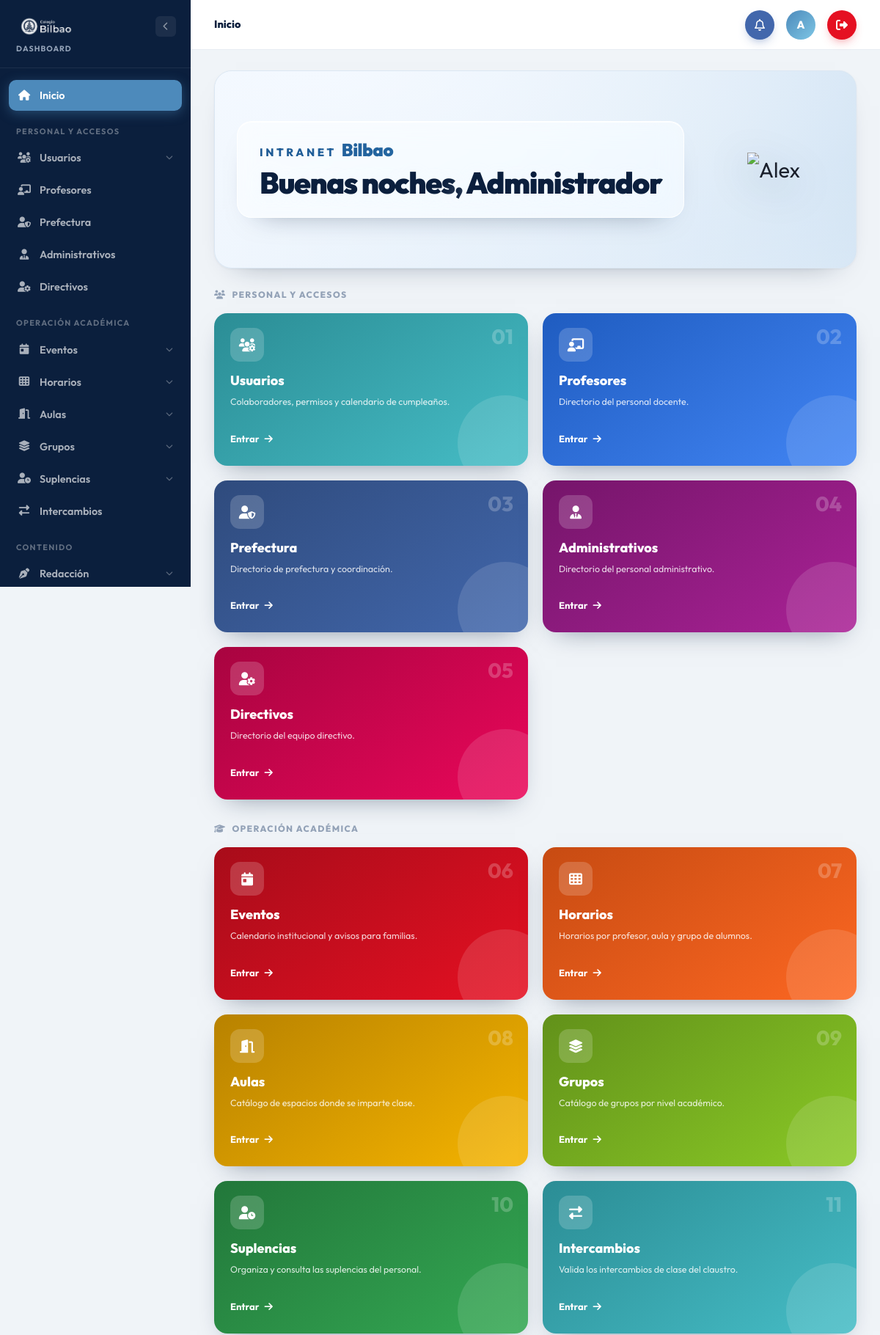
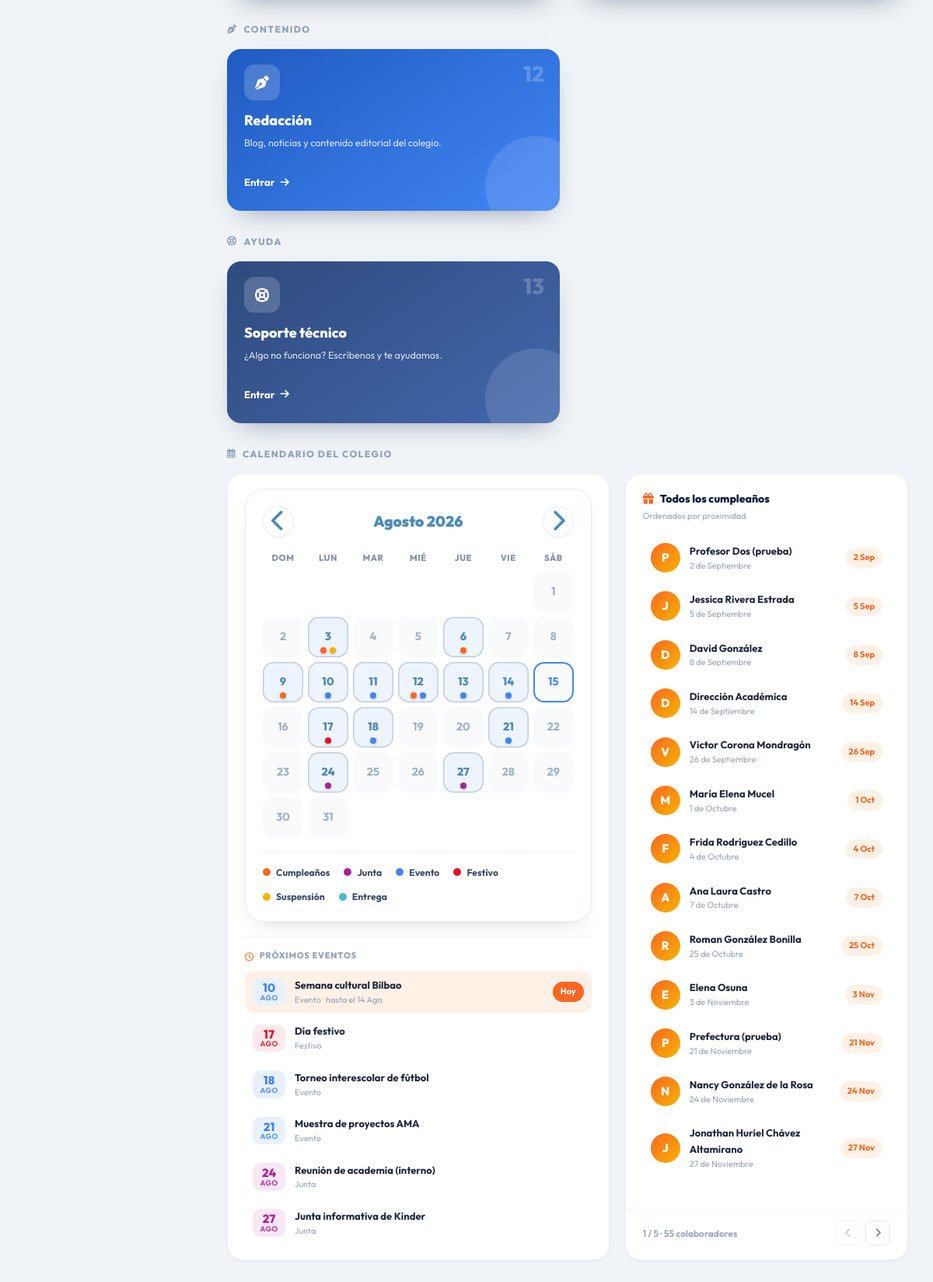
/dashboard (signed in), run on the app's committed database (2 pictures, top to bottom).
### tables this page shows
CREATE TABLE eventos (
    id          INT UNSIGNED NOT NULL AUTO_INCREMENT,
    fecha       DATE         NOT NULL,
    fecha_fin   DATE         NULL,
    tipo        ENUM('festivo','evento','junta','entrega','suspension') NOT NULL DEFAULT 'evento',
    titulo      VARCHAR(160) NOT NULL,
    descripcion TEXT         NULL,
     
     
     
    audiencia   ENUM('interno','familias','estudiantes') NOT NULL DEFAULT 'interno',
     
    niveles     SET('Maternal','Kinder','Primaria','Secundaria','Bachillerato') NULL,
    creado_en   TIMESTAMP    NOT NULL DEFAULT CURRENT_TIMESTAMP,
    PRIMARY KEY (id),
    KEY idx_fecha (fecha),
    KEY idx_audiencia (audiencia)
);

CREATE TABLE usuarios (
    id               INT UNSIGNED  NOT NULL AUTO_INCREMENT,
    nombre           VARCHAR(120)  NOT NULL,
    email            VARCHAR(180)  NOT NULL,
    password         VARCHAR(255)  NOT NULL,
    rol              ENUM('administrador','usuario') NOT NULL DEFAULT 'usuario',
    rol_redaccion    ENUM('revisor','editor') NULL,   
     
     
     
     
    tipo_personal    SET('profesor','prefecto','administrativo','directivo') NULL,
     
     
     
     
    niveles          SET('Maternal','Kinder','Primaria','Secundaria','Bachillerato') NULL,
    puede_suplir     TINYINT(1)    NOT NULL DEFAULT 1,  
    modulos          VARCHAR(255)  NULL,           
    fecha_nacimiento DATE          NULL,           
    avatar           VARCHAR(255)  NULL,
    ultimo_acceso    DATETIME      NULL,
    creado_en        TIMESTAMP     NOT NULL DEFAULT CURRENT_TIMESTAMP,
    PRIMARY KEY (id),
    UNIQUE KEY uq_email (email)
);

### views/blog/home.php (the view, shortened to what the rows shown need)
<?php
$now = new \DateTime();
$hour = (int)$now->format('H');
if ($hour < 12)      $saludo = 'Buenos días';
elseif ($hour < 18)  $saludo = 'Buenas tardes';
else                 $saludo = 'Buenas noches';
$nombreCompleto = $_SESSION['blog_usuario']['nombre'] ?? 'Colaborador';
$nombreCorto    = explode(' ', trim($nombreCompleto))[0];
$mesesEs = ['Ene','Feb','Mar','Abr','May','Jun','Jul','Ago','Sep','Oct','Nov','Dic'];
$mesesLg = ['Enero','Febrero','Marzo','Abril','Mayo','Junio','Julio','Agosto','Septiembre','Octubre','Noviembre','Diciembre'];
$hoyMD  = $now->format('m-d');
$todayDoy = (int)$now->format('z');
$bdaySorted = [];
foreach (($cumpleanosAll ?? []) as $c) {
    $md = str_pad((string)$c->mes, 2, '0', STR_PAD_LEFT) . '-' . str_pad((string)$c->dia, 2, '0', STR_PAD_LEFT);
    $bd  = \DateTime::createFromFormat('!Y-n-j', $now->format('Y') . "-{$c->mes}-{$c->dia}");
    $doy = $bd ? (int)$bd->format('z') : 999;
    $bdaySorted[] = [
        'nombre'  => $c->nombre ?? '—',
        'inicial' => mb_strtoupper(mb_substr($c->nombre ?? 'U', 0, 1)),
        'avatar'  => $c->avatar ?? '',
        'mes'     => (int)$c->mes,
        'dia'     => (int)$c->dia,
        'ord'     => ($doy - $todayDoy + 366) % 366,
        'hoy'     => ($md === $hoyMD),
    ];
}
usort($bdaySorted, fn($a, $b) => $a['ord'] <=> $b['ord']);
$hoyYmd = $now->format('Y-m-d');
$proxEventos = [];
foreach (($eventos ?? []) as $ev) {
    $finYmd = !empty($ev->fecha_fin) && $ev->fecha_fin >= $ev->fecha ? $ev->fecha_fin : $ev->fecha;
    if ($finYmd < $hoyYmd) continue;
    $ini = new \DateTime($ev->fecha);
    $proxEventos[] = [
        'titulo'  => $ev->titulo,
        'tipo'    => $ev->tipo,
        'ymd'     => $ev->fecha,
        'dia'     => (int)$ini->format('j'),
        'mes'     => $mesesEs[(int)$ini->format('n') - 1],
        'rango'   => $finYmd !== $ev->fecha,
        'finDia'  => $finYmd !== $ev->fecha ? (int)(new \DateTime($finYmd))->format('j') : null,
        'finMes'  => $finYmd !== $ev->fecha ? $mesesEs[(int)(new \DateTime($finYmd))->format('n') - 1] : null,
        'hoy'     => $ev->fecha <= $hoyYmd && $finYmd >= $hoyYmd,
    ];
}
usort($proxEventos, fn($a, $b) => strcmp($a['ymd'], $b['ymd']));
$verCumples  = !empty($bdaySorted);
$verCalendar = $verCumples || !empty($eventos);
$legendLabel = \Model\Evento::TIPO_LABEL;
?>
<div class="admin-layout">
    <div class="admin-main">
        <main class="admin-content">
            <div class="mh-hero">
                <div class="mh-hero__top">
                    <div class="mh-hero__texto">
                        <h1 class="mh-hero__title"><?= htmlspecialchars($saludo) ?>, <?= htmlspecialchars($nombreCorto) ?></h1>
                    </div>
                </div>
            </div>
            <?php if ($verCalendar): ?>
            <div class="mh-cal-row<?= $verCumples ? '' : ' mh-cal-row--solo' ?>">
                <div class="mh-panel">
                    <div class="mh-panel__body">
                        <?php if ($proxEventos): ?>
                        <div class="mh-next">
                            <div class="mh-next__list" id="mhNextList">
                                <?php foreach ($proxEventos as $i => $e): ?>
                                <div class="mh-next__item<?= $e['hoy'] ? ' is-today' : '' ?><?= $i >= 8 ? ' is-hidden' : '' ?>" data-pager-item>
                                    <span class="mh-next__date" data-type="<?= s($e['tipo']) ?>">
                                        <strong><?= $e['dia'] ?></strong>
                                        <small><?= s($e['mes']) ?></small>
                                    </span>
                                    <div class="mh-next__body">
                                        <div class="mh-next__title"><?= s($e['titulo']) ?></div>
                                        <div class="mh-next__meta">
                                            <?= s($legendLabel[$e['tipo']] ?? $e['tipo']) ?>
                                            <?php if ($e['rango']): ?> · hasta el <?= $e['finDia'] ?> <?= s($e['finMes']) ?><?php endif; ?>
                                        </div>
                                    </div>
                                    <?php if ($e['hoy']): ?><span class="mh-next__chip">Hoy</span><?php endif; ?>
                                </div>
                                <?php endforeach; ?>
                            </div>
                        </div>
                        <?php endif; ?>
                    </div>
                </div>
                <?php if ($verCumples): ?>
                <div class="mh-panel">
                    <div class="mh-panel__body" style="padding-top:12px;">
                        <div class="mh-bday-list" id="mhBdayList">
                            <?php if (empty($bdaySorted)): ?>
                                <div class="mh-empty">Aún no hay fechas de nacimiento registradas.</div>
                            <?php else: foreach ($bdaySorted as $i => $c):
                                $mes = $mesesLg[$c['mes'] - 1] ?? '';
                            ?>
                            <div class="mh-bday-item<?= $c['hoy'] ? ' is-today' : '' ?><?= $i >= 10 ? ' is-hidden' : '' ?>" data-pager-item>
                                <div class="mh-bday-ava"><?php if (!empty($c['avatar'])): ?><img src="<?= htmlspecialchars($c['avatar']) ?>" alt=""><?php else: ?><?= htmlspecialchars($c['inicial']) ?><?php endif; ?></div>
                                <div>
                                    <div class="mh-bday-name"><?= htmlspecialchars($c['nombre']) ?></div>
                                    <div class="mh-bday-date"><?= $c['dia'] ?> de <?= $mes ?></div>
                                </div>
                                <span class="mh-bday-chip<?= $c['hoy'] ? ' mh-bday-chip--today' : '' ?>"><?= $c['hoy'] ? '¡Hoy!' : $c['dia'] . ' ' . $mesesEs[$c['mes'] - 1] ?></span>
                            </div>
                            <?php endforeach; endif; ?>
                        </div>
                    </div>
                </div>
                <?php endif; ?>
            </div>
            <?php endif; ?>
        </main>
    </div>
</div>

### data on the page
eventos: dia "10", mes "AGO", titulo "Semana cultural Bilbao", tipo "Evento", finDia "14", finMes "Ago", shows "Hoy"
eventos: dia "17", mes "AGO", titulo "Día festivo", tipo "Festivo"
eventos: dia "18", mes "AGO", titulo "Torneo interescolar de fútbol", tipo "Evento"
eventos: dia "21", mes "AGO", titulo "Muestra de proyectos AMA", tipo "Evento"
eventos: dia "24", mes "AGO", titulo "Reunión de academia (interno)", tipo "Junta"
eventos: dia "27", mes "AGO", titulo "Junta informativa de Kinder", tipo "Junta"
usuarios: inicial "P", nombre "Profesor Dos (prueba)", dia "2", mes "Septiembre", mes "Sep"
usuarios: inicial "J", nombre "Jessica Rivera Estrada", dia "5", mes "Septiembre", mes "Sep"
usuarios: inicial "D", nombre "David González", dia "8", mes "Septiembre", mes "Sep"
usuarios: inicial "D", nombre "Dirección Académica", dia "14", mes "Septiembre", mes "Sep"
usuarios: inicial "V", nombre "Victor Corona Mondragón", dia "26", mes "Septiembre", mes "Sep"
usuarios: inicial "M", nombre "María Elena Mucel", dia "1", mes "Octubre", mes "Oct"
usuarios: inicial "F", nombre "Frida Rodriguez Cedillo", dia "4", mes "Octubre", mes "Oct"
usuarios: inicial "A", nombre "Ana Laura Castro", dia "7", mes "Octubre", mes "Oct"
usuarios: inicial "R", nombre "Roman González Bonilla", dia "25", mes "Octubre", mes "Oct"
usuarios: inicial "E", nombre "Elena Osuna", dia "3", mes "Noviembre", mes "Nov"
usuarios: inicial "P", nombre "Prefectura (prueba)", dia "21", mes "Noviembre", mes "Nov"
usuarios: inicial "N", nombre "Nancy González de la Rosa", dia "24", mes "Noviembre", mes "Nov"
usuarios: inicial "J", nombre "Jonathan Huriel Chávez Altamirano", dia "27", mes "Noviembre", mes "Nov"

### other printed values
$_cr['label'] "Inicio"
$_g['label'] "PERSONAL Y ACCESOS"
$_m['nombre'] "Usuarios"
$_m['nombre'] "Profesores"
$_m['nombre'] "Prefectura"
$_m['nombre'] "Administrativos"
$_m['nombre'] "Directivos"
$_g['label'] "OPERACIÓN ACADÉMICA"
$_m['nombre'] "Eventos"
$_m['nombre'] "Horarios"
$_m['nombre'] "Aulas"
$_m['nombre'] "Grupos"
$_m['nombre'] "Suplencias"
$_m['nombre'] "Intercambios"
$_g['label'] "CONTENIDO"
